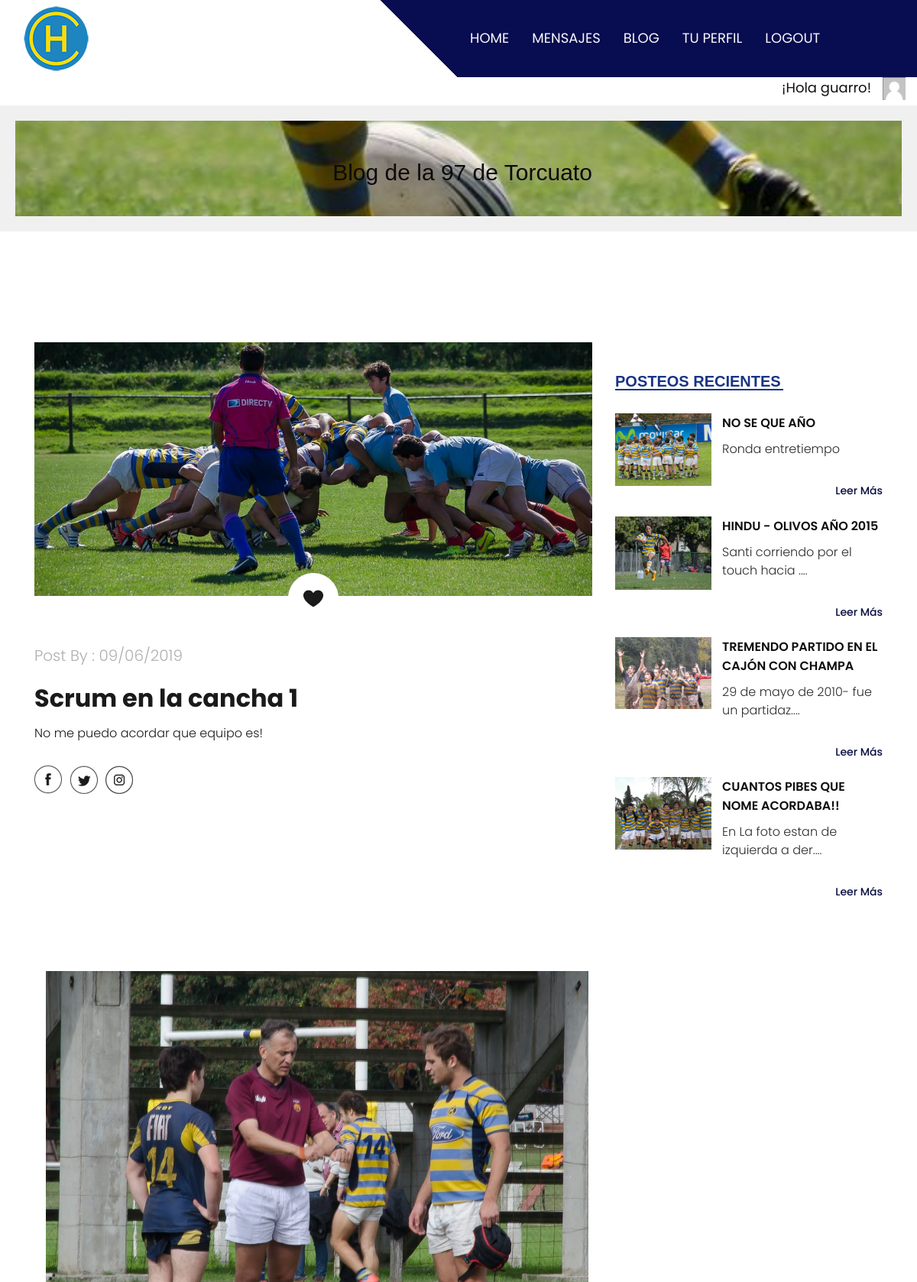
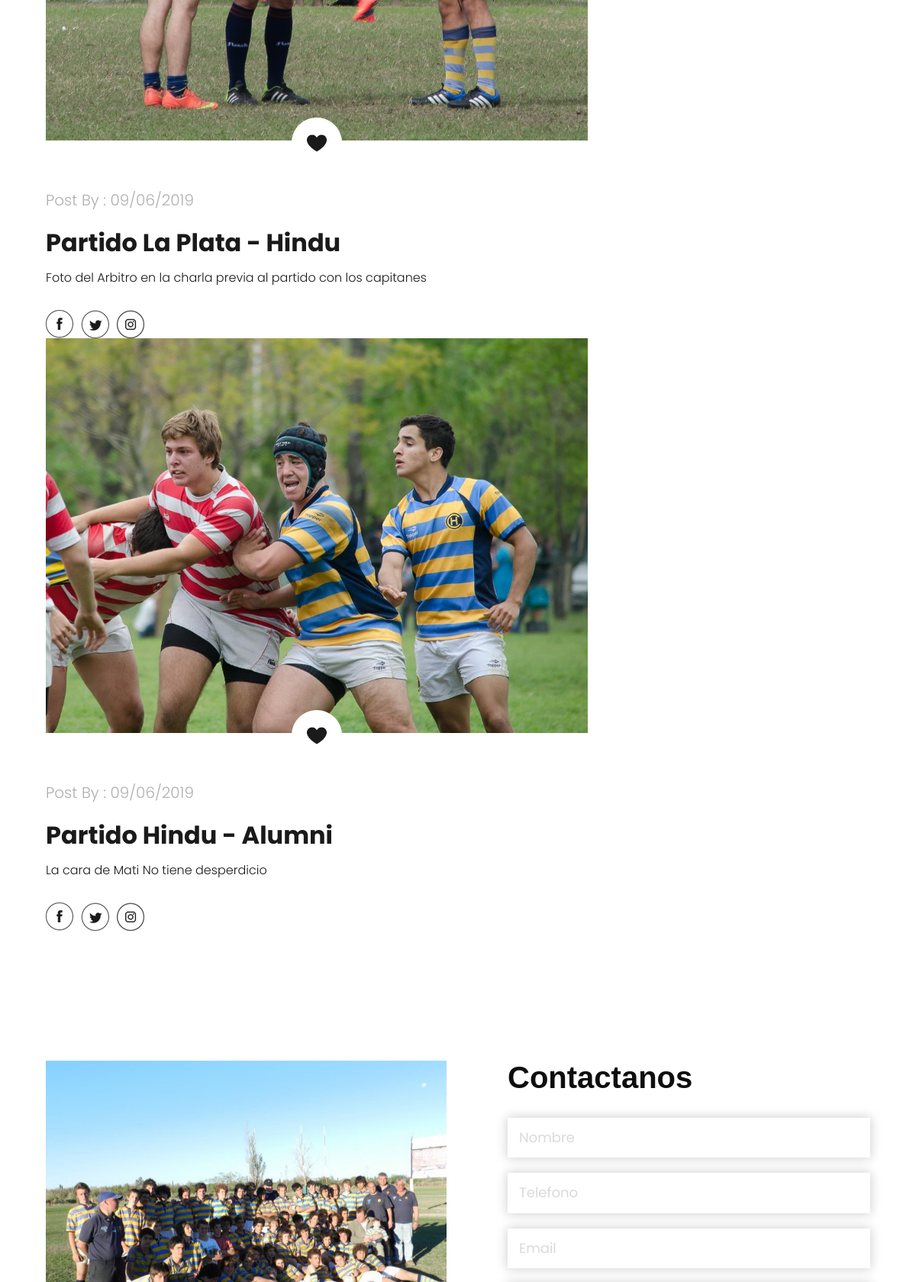
Screenshot of / (signed in, upper part) with the database file from the repository (2 pictures, top to bottom).
### Entradas/models.py (models this page shows, shortened)
class Entrada(models.Model):
    titulo = models.CharField(max_length=160)
    subtitulo = models.CharField(max_length=150)
    contenido = models.TextField()
    fecha = models.DateTimeField(auto_now_add=True)
    autor = models.ForeignKey(User, on_delete=models.CASCADE)
    imagen = models.ImageField(upload_to='img/')  # Debes configurar la carga de archivos estáticos

### Inicio/views.py (the view)
# urls.py: path("",inicio,name="inicio"),
def inicio(request):
    avatar = obtenerAvatar(request)
    entradas_recientes = posteosRecientes()
    return render(request, 'Inicio/inicio.html', {"avatar": avatar, "entradas_recientes": entradas_recientes})

### Inicio/views.py (called while the page is built)
def obtenerAvatar(request):
    avatares=Avatar.objects.filter(user=request.user.id)
    if len(avatares)!=0:
        return avatares[0].imagen.url
    else:
        return "/media/avatars/avatarpordefecto.png"

def posteosRecientes():
    entradas_recientes = Entrada.objects.order_by('-id')[:4]  # Obtener las últimas 4 entradas (o las que desees)
    return entradas_recientes

### templates/Inicio/inicio.html
{% extends "padre.html" %}
{% load static %}
 {% block contenido-principal %}
 <div class="about_section layout_padding">
   <div class="container">
      <div class="row">
         <div class="col-lg-8 col-sm-12">
                 <div class="about_img"><img src="{% static 'images/10452845_752173014831462_1916323651311923862_o.jpg' %}" type="image/jpg"></div>
                  <div class="like_icon"><img src="{% static 'images/like-icon.png' %}"></div>
                  <p class="post_text">Post By : 09/06/2019</p>
                  <h2 class="most_text">Scrum en la cancha 1 <br></h2>
                  <p class="lorem_text">No me puedo acordar que equipo es!</p>
                  <div class="social_icon_main">
                     <div class="social_icon">
                        <ul>
                           <li><a href="https://www.facebook.com/lanoventaysiete.detorcuato"><img src="{% static 'images/fb-icon.png' %}"></a></li>
                           <li><a href="#"><img src="{% static 'images/twitter-icon.png' %}"></a></li>
                           <li><a href="#"><img src="{% static 'images/instagram-icon.png' %}"></a></li>
                        </ul>
                     </div>
                  </div>
               </div>
            <div class="col-lg-4 col-sm-12">
               <div class="newsletter_main">
                  <h1 class="recent_taital">Posteos Recientes</h1>
                  {% for entrada in entradas_recientes %}
                  <div class="recent_box">
                     <div class="recent_left">
                        <div class="image_6"><img src="{{ entrada.imagen.url }}" alt="{{ entrada.titulo }}" type="image/jpg"></div>
                     </div>
                     <div class="recent_right">
                        <h3 class="consectetur_text">{{ entrada.titulo }}</h3>
                        <p class="dolor_text">{{ entrada.contenido|slice:":35" }}{% if entrada.contenido|length > 35 %}....{% endif %}
                           <div class="read_bt"><a href="{% url 'Entradas:entradadetalle' entrada.id %}" style="font-size: 14px;; margin-top: 5px;">Leer Más</a></div>
                        </p>
                     </div>
                  </div>
                  {% endfor %}
            </div>
         </div>
      </div>
 {% endblock %}
{% block contenido %}
   <div class="tu_clase">
    <img src="{% static 'images/13113011_1175025305875285_3659323548521853765_o.jpg' %}" alt="Descripción de la imagen">
  <div class="like_icon"><img src="{% static 'images/like-icon.png' %}"></div>
  <p class="post_text">Post By : 09/06/2019</p>
  <h2 class="most_text">Partido La Plata - Hindu <br></h2>
  <p class="lorem_text">Foto del Arbitro en la charla previa al partido con los capitanes</p>
  <div class="social_icon_main">
     <div class="social_icon">
        <ul>
           <li><a href="https://www.facebook.com/lanoventaysiete.detorcuato"><img src="{% static 'images/fb-icon.png' %}"></a></li>
           <li><a href="#"><img src="{% static 'images/twitter-icon.png' %}"></a></li>
           <li><a href="#"><img src="{% static 'images/instagram-icon.png' %}"></a></li>
        </ul>
     </div>
  </div>
</div>
<div class="tu_clase">
    <img src="{% static 'images/14590118_1306179902759824_1155919796548668201_o.jpg' %}" alt="Descripción de la imagen">
  <div class="like_icon"><img src="{% static 'images/like-icon.png' %}"></div>
  <p class="post_text">Post By : 09/06/2019</p>
  <h2 class="most_text">Partido Hindu - Alumni <br></h2>
  <p class="lorem_text">La cara de Mati No tiene desperdicio</p>
  <div class="social_icon_main">
     <div class="social_icon">
        <ul>
           <li><a href="https://www.facebook.com/lanoventaysiete.detorcuato"><img src="{% static 'images/fb-icon.png' %}"></a></li>
           <li><a href="#"><img src="{% static 'images/twitter-icon.png' %}"></a></li>
           <li><a href="#"><img src="{% static 'images/instagram-icon.png' %}"></a></li>
        </ul>
     </div>
  </div>
</div>
{% endblock %}

### templates/padre.html (shortened to what this page needs)
<!DOCTYPE html>
<html lang="en">
   <head>
      {% load static %}
      <!DOCTYPE html>
      <link rel="stylesheet" type="text/css" href="{% static 'css/bootstrap.min.css' %}">
      <link rel="stylesheet" type="text/css" href="{% static 'css/style.css' %}">
      <link rel="stylesheet" href="{% static 'css/responsive.css' %}">
      <link rel="stylesheet" href="css/jquery.mCustomScrollbar.min.css">
      <link rel="stylesheet" href="https://netdna.bootstrapcdn.com/font-awesome/4.0.3/css/font-awesome.css">
      <link rel="stylesheet" href="{% static 'css/owl.carousel.min.css' %}">
      <link rel="stylesheet" href="https://cdnjs.cloudflare.com/ajax/libs/fancybox/2.1.5/jquery.fancybox.min.css" media="screen">
   </head>
   <body>
      <div class="header_section">
         <div class="container-fluid header_main">
            <nav class="navbar navbar-expand-lg navbar-light bg-light">
               <a class="logo" href="{% url 'inicio' %}"><img src="{% static 'images/logo.png' %}"></a>
               <div class="collapse navbar-collapse" id="navbarSupportedContent">
                  <ul class="navbar-nav mr-auto">
                     {% if user.is_authenticated %}
                     <li class="nav-item">
                        <a class="nav-link" href="{% url 'inicio' %}">Home</a>
                     </li>
                     <li class="nav-item">
                        <a class="nav-link" href="{% url 'Mensajes:ver_mensajes' %}">Mensajes</a>
                     </li>
                     <li class="nav-item">
                        <a class="nav-link" href="{% url 'Entradas:entradalista' %}">Blog</a>
                     </li>
                     <li class="nav-item">
                        <a class="nav-link" href="{% url 'usuarioeditar' %}">Tu Perfil</a>
                     </li>
                     <li class="nav-item">
                        <a class="nav-link" href="{% url 'logout' %}">logout</a>
                     </li>
                     {% endif %}
                  </ul>
               </div>
            </nav>
         </div>
</head>
<div style="display: flex; justify-content: flex-end;">
   <div style="flex: 1; text-align: right; max-width: 94%;">
      <h3>¡Hola {{ user.username }}!</h3>
   </div>
   <div style="flex: 2; text-align: center; max-width: 5%;">
       <img src="{{ avatar }}" alt="" style="width: 30px; height: 30px;">
   </div>
</div>
         <header>
            <div class="foto">  <p>Blog de la 97 de Torcuato</p>    </div>
         </header>
   <div style="text-align: center; margin-bottom: 5px;">
      <br>
          <h2 class="most_text">{% block titulo %}    {% endblock %}</h2>
  </div>
      </div>
{% block contenido-principal %}
{% endblock %}
<div class="about_section layout_padding">
   <div class="container">
      <div class="row">
         <div class="col-lg-8 col-sm-12">
            {% block contenido %}
            {% endblock %}
         </div>
         <div class="col-lg-4 col-sm-12">
         </div>
      </div>
   </div>
</div>
      <div class="contact_section layout_padding">
         <div class="container">
            <div class="row">
               <div class="col-md-6">
                  <div id="carouselExampleIndicators" class="carousel slide" data-ride="carousel">
                     <div class="carousel-inner">
                        <div class="carousel-item active">
                           <div class="contact_img"></div>
                        </div>
                     </div>
                  </div>
               </div>
               <div class="col-md-6">
                  <div class="mail_section">
                     <h1 class="contact_taital">Contactanos</h1>
                     <input type="" class="email_text" placeholder="Nombre" name="Name">
                     <input type="" class="email_text" placeholder="Telefono" name="Phone">
                     <input type="" class="email_text" placeholder="Email" name="Email">
                  </div>
               </div>
            </div>
         </div>
      </div>
   </body>
</html>

### static/css/style.css (style rules this page uses)
* { box-sizing: border-box !important; transition: ease all 0.5s; }
html { scroll-behavior: smooth; }
body { color: #666666; font-size: 14px; font-family: Poppins; line-height: 1.80857; font-weight: normal; overflow-x: hidden; }
a { color: #1f1f1f; text-decoration: none !important; outline: none !important; -webkit-transition: all .3s ease-in-out; -moz-transition: all .3s ease-in-out; -ms-transition: all .3s ease-in-out; -o-transition: all .3s ease-in-out; transition: all .3s ease-in-out; }
h1, h2, h3, h4, h5, h6 { letter-spacing: 0; font-weight: normal; position: relative; padding: 0 0 10px 0; font-weight: normal; line-height: normal; color: #111111; margin: 0 }
h1 { font-size: 24px }
h2 { font-size: 22px }
h3 { font-size: 18px }
*, *::after, *::before { -webkit-box-sizing: border-box; -moz-box-sizing: border-box; box-sizing: border-box; }
ul, li, ol { margin: 0px; padding: 0px; list-style: none; }
p { margin: 20px; font-weight: 300; font-size: 15px; line-height: 24px; }
a { color: #222222; text-decoration: none; outline: none !important; }
a, .btn { text-decoration: none !important; outline: none !important; -webkit-transition: all .3s ease-in-out; -moz-transition: all .3s ease-in-out; -ms-transition: all .3s ease-in-out; -o-transition: all .3s ease-in-out; transition: all .3s ease-in-out; }
img { max-width: 100%; height: auto; }
.layout_padding { padding-top: 90px; padding-bottom: 0px; }
.bg-light { background-color: transparent!important; }
.header_section { background-image: url(../images/banner-bg.png); height: auto; background-size: 100%; width: 100%; float: left; height: auto; background-size: 100%; background-repeat: no-repeat; }
.header_main { background: linear-gradient(45deg, transparent 46%, #080c50 46%); }
.logo { width: 50%; float: left; }
.navbar-expand-lg .navbar-nav .nav-link { padding-right: 15px; padding-left: 15px; font-size: 18px; color: #f8f9fa; text-transform: uppercase; }
.about_section { width: 100%; float: left; padding-top: 90px; }
.about_img { width: 100%; float: left; }
.like_icon { width: 100%; float: left; text-align: center; position: relative; bottom: 30px; }
.post_text { width: 100%; float: left; font-size: 20px; color: #afafae; margin: 0px; }
.most_text { width: 100%; float: left; font-size: 32px; color: #1a1a1a; padding-top: 20px; font-weight: bold; }
.lorem_text { width: 100%; float: left; font-size: 16px; color: #1a1a1a; margin: 0px; }
.social_icon_main { width: 100%; display: flex; }
.social_icon { width: 100%; float: left; padding-top: 30px; }
.social_icon ul { margin: 0px; padding: 0px; }
.social_icon li { float: left; padding-right: 10px; }
.read_bt { width: 150px; float: right; text-align: right; padding-top: 30px; }
.read_bt a { font-size: 18px; color: #090e42; font-weight: 500; }
.newsletter_main { width: 100%; float: left; padding-top: 40px; }
.recent_taital { width: 100%; float: left; font-size: 20px; font-weight: bold; color: #183486; text-transform: uppercase; }
.recent_taital::after { content: ''; position: absolute; background-color: #183486; width: 220px; height: 2px; left: 0px; right: initial; margin: 0 auto; bottom: 10px; }
.recent_box { width: 100%; float: left; padding-top: 20px; }
.recent_left { width: 40%; float: left; }
.recent_right { width: 60%; float: left; }
.image_6 { width: 90%; float: left; }
.consectetur_text { width: 100%; float: left; font-size: 16px; color: #0e0e0e; text-transform: uppercase; font-weight: 600; }
.dolor_text { width: 100%; float: left; font-size: 16px; color: #2b2b2b; margin: 0px; }
.contact_section { width: 100%; float: left; padding-bottom: 90px; padding-top: 170px; }
.contact_img { width: 100%; float: left; background-image: url(../images/contact-img.png); height: 488px; background-size: contain; background-repeat: no-repeat; }
.contact_taital { width: 100%; float: left; font-size: 40px; color: #0e0e0e; font-weight: bold; }
.mail_section { width: 100%; float: left; padding-left: 50px; }
.email_text { width: 100%; float: left; font-size: 18px; color: #dadada; background-color: #ffffff; border: 0px; padding: 10px 15px 10px 15px; height: auto; box-shadow: 0px 0px 13px 1px rgba(0,0,0,0.19); margin-top: 20px; }
input.email_text::placeholder { color: #dadada; }

### rows the page displays
Entrada: imagen (picture), titulo "NO SE QUE AÑO", contenido "Ronda entretiempo"
Entrada: imagen (picture), titulo "HINDU - OLIVOS AÑO 2015", contenido "Santi corriendo por el touch hacia"
Entrada: imagen (picture), titulo "TREMENDO PARTIDO EN EL CAJÓN CON CHAMPA", contenido "29 de mayo de 2010- fue un partidaz"
Entrada: imagen (picture), titulo "CUANTOS PIBES QUE NOME ACORDABA!!", contenido "En La foto estan de izquierda a der"

### other values shown
{{ user.username }} "guarro"
